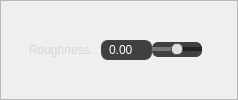
             <widget class="QFrame" name="roughnessSliderFrame">
              <property name="minimumSize">
               <size>
                <width>0</width>
                <height>0</height>
               </size>
              </property>
              <property name="frameShape">
               <enum>QFrame::StyledPanel</enum>
              </property>
              <property name="frameShadow">
               <enum>QFrame::Raised</enum>
              </property>
              <layout class="QVBoxLayout" name="verticalLayout_10">
               <property name="spacing">
                <number>0</number>
               </property>
               <property name="leftMargin">
                <number>0</number>
               </property>
               <property name="topMargin">
                <number>0</number>
               </property>
               <property name="rightMargin">
                <number>0</number>
               </property>
               <property name="bottomMargin">
                <number>0</number>
               </property>
               <item>
                <layout class="QHBoxLayout" name="roughnessSliderLayout">
                 <property name="spacing">
                  <number>0</number>
                 </property>
                 <item>
                  <widget class="QLabel" name="roughnessTextLabel">
                   <property name="sizePolicy">
                    <sizepolicy hsizetype="Minimum" vsizetype="Minimum">
                     <horstretch>0</horstretch>
                     <verstretch>0</verstretch>
                    </sizepolicy>
                   </property>
                   <property name="minimumSize">
                    <size>
                     <width>100</width>
                     <height>0</height>
                    </size>
                   </property>
                   <property name="maximumSize">
                    <size>
                     <width>300</width>
                     <height>16777215</height>
                    </size>
                   </property>
                   <property name="font">
                    <font>
                     <family>Segoe UI</family>
                     <pointsize>-1</pointsize>
                    </font>
                   </property>
                   <property name="styleSheet">
                    <string notr="true">QLabel {
    font-family: 'Segoe UI';  /* Sets the font to Segoe UI */
    font-size: 12px;  /* Adjust the font size as needed */
    font-weight: regular;  /* Makes the text bold */
    color: #d6d6d6;  /* White text color */
    /*background-color: #555555;  /* Dark background color */
    border: 0px solid #555555;  /* Optional border with dark grey color */
    border-radius: 8px;  /* Rounded corners */
	padding: 5px;
	margin: 0px;
}

QPushButton:hover {
    background-color: #666666;  /* Slightly lighter background on hover */
}

QPushButton:pressed {
    background-color: #1a1a1a;  /* Darker background when pressed */
}
QPushButton:disabled {
    color: #cccccc;  /* Light grey text color to indicate disabled */
    border: 1px solid #555555;  /* Optional border with dark grey color */
    background-color: #4a4a4a;  /* Lighter grey background color for disabled state */
    color: #666666;  /* White text color */
}</string>
                   </property>
                   <property name="text">
                    <string>Roughness:</string>
                   </property>
                   <property name="alignment">
                    <set>Qt::AlignRight|Qt::AlignTrailing|Qt::AlignVCenter</set>
                   </property>
                  </widget>
                 </item>
                 <item>
                  <widget class="QDoubleSpinBox" name="roughnessSpinBox">
                   <property name="sizePolicy">
                    <sizepolicy hsizetype="Minimum" vsizetype="Minimum">
                     <horstretch>0</horstretch>
                     <verstretch>0</verstretch>
                    </sizepolicy>
                   </property>
                   <property name="minimumSize">
                    <size>
                     <width>39</width>
                     <height>15</height>
                    </size>
                   </property>
                   <property name="autoFillBackground">
                    <bool>false</bool>
                   </property>
                   <property name="styleSheet">
                    <string notr="true">QDoubleSpinBox {
    font-family: 'Segoe UI';
    font-size: 12px;
    color: #ffffff;
    background-color: #404040;
    border: 1px solid #444444;
    border-radius: 7px;             /* Rounded field */
    padding: 2px 5px;               /* Text padding (fixed missing colon) */
    padding-right: 2px;            /* Reserve space for the buttons */
    min-height: 5px;               /* Avoid vertical clipping */
    min-width: 30px;
    margin: 2px 0;
    selection-background-color: transparent;
    selection-color: #ffffff;   /* keep text readable */

}

/* Define button sizes/placement so padding-right matches them */
QDoubleSpinBox::up-button,
QDoubleSpinBox::down-button {
    subcontrol-origin: border;
    width: 12px;                    /* Button width */
    border: none;
    background: transparent;        /* Keep your look; arrows are default */
}

QDoubleSpinBox::up-button {
    subcontrol-position: top right;
    margin: 0px 0px 0 0;        /* Tighter to text */
}

QDoubleSpinBox::down-button {
    subcontrol-position: bottom right;
    margin: 0px 0px 0 0;        /* Tighter to text */
}

QDoubleSpinBox::up-arrow   { 
    image: url(&quot;:/icons/arrow_up.png&quot;);   
    width: 10px; height: 10px; 
    margin: 3px 10px 0 0; 
}

QDoubleSpinBox::down-arrow { 
    image: url(&quot;:/icons/arrow_down.png&quot;); 
    width: 10px; height: 10px; 
    margin: -3px 10px 0 0; 
}

/* Alternate icons when pressed */
QDoubleSpinBox::up-arrow:pressed {
    image: url(&quot;:/icons/arrow_pressed_up.png&quot;);
}
QDoubleSpinBox::down-arrow:pressed {
    image: url(&quot;:/icons/arrow_pressed_down.png&quot;);
}


/* NOTE: No ::up-arrow / ::down-arrow blocks here, so Qt draws the default arrows */
</string>
                   </property>
                   <property name="maximum">
                    <double>1.000000000000000</double>
                   </property>
                   <property name="singleStep">
                    <double>0.100000000000000</double>
                   </property>
                  </widget>
                 </item>
                 <item>
                  <widget class="QSlider" name="roughnessSlider">
                   <property name="sizePolicy">
                    <sizepolicy hsizetype="MinimumExpanding" vsizetype="Fixed">
                     <horstretch>0</horstretch>
                     <verstretch>0</verstretch>
                    </sizepolicy>
                   </property>
                   <property name="acceptDrops">
                    <bool>false</bool>
                   </property>
                   <property name="toolTip">
                    <string>&lt;html&gt;&lt;head/&gt;&lt;body&gt;&lt;p&gt;Determines the roughness of the newly created materials.&lt;/p&gt;&lt;p&gt;0 - Shiny&lt;/p&gt;&lt;p&gt;1- Rough&lt;/p&gt;&lt;/body&gt;&lt;/html&gt;</string>
                   </property>
                   <property name="autoFillBackground">
                    <bool>false</bool>
                   </property>
                   <property name="styleSheet">
                    <string notr="true">QSlider {
    padding: 0px;
    border: #333333;  /* Clean slider background */
    background: #404040;  /* Avoid filling behind groove */
    border-radius: 6px;
    height:15px;
    width: 50px;   
}

QSlider::groove:horizontal {
    border: 0px;
    height:4px;  /* Groove height (make this smaller for thinner bar) */
    background: #262626;
    border-radius: 2px;
}


QSlider::handle:horizontal {
    background: #e0e0e0;
    border: 1px solid #555555;
    width: 10px;        /* Round handle size */
    height: 10px;
    margin: -4px 0;     /* Centers the handle on thin groove */
    border-radius: 5px; /* Fully rounded handle */

}

QSlider::handle:horizontal:hover {
    background: #ffffff;
}

QSlider::handle:horizontal:pressed {
    background: #aaaaaa;
}

QSlider::add-page:horizontal {
    background: #222222;
}

QSlider::sub-page:horizontal {
    background: #777777;
}
</string>
                   </property>
                   <property name="maximum">
                    <number>100</number>
                   </property>
                   <property name="value">
                    <number>50</number>
                   </property>
                   <property name="sliderPosition">
                    <number>50</number>
                   </property>
                   <property name="orientation">
                    <enum>Qt::Horizontal</enum>
                   </property>
                  </widget>
                 </item>
                 <item>
                  <spacer name="horizontalSpacer_4">
                   <property name="orientation">
                    <enum>Qt::Horizontal</enum>
                   </property>
                   <property name="sizeType">
                    <enum>QSizePolicy::Minimum</enum>
                   </property>
                   <property name="sizeHint" stdset="0">
                    <size>
                     <width>35</width>
                     <height>20</height>
                    </size>
                   </property>
                  </spacer>
                 </item>
                </layout>
               </item>
              </layout>
             </widget>
